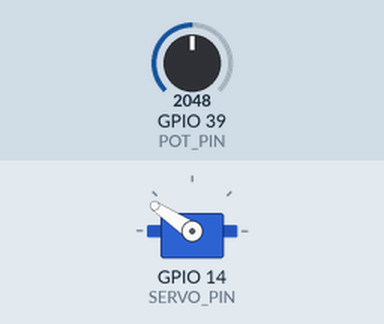
The sketch below on a simulated ESP32. Parts: servo. The inputs (shaded band) are chosen by the test bench; at power-on: GPIO 39 (POT_PIN) = 2048.

Above: at 1.2 s.
1.3 s: GPIO 39 (POT_PIN) set to 2866
At 2.4 s:
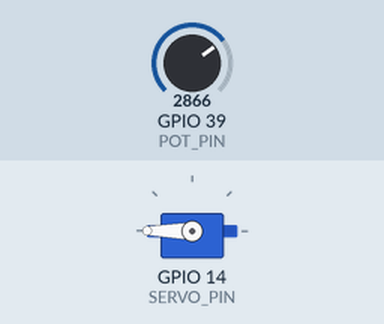
2.8 s: GPIO 39 (POT_PIN) set to 1228
At 3.5 s:
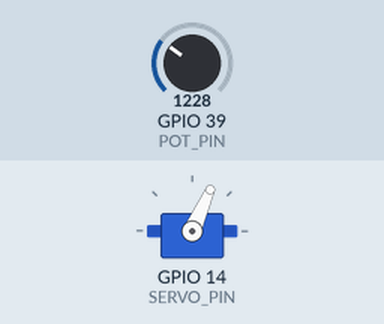
4.3 s: GPIO 39 (POT_PIN) set to 0
At 4.7 s:
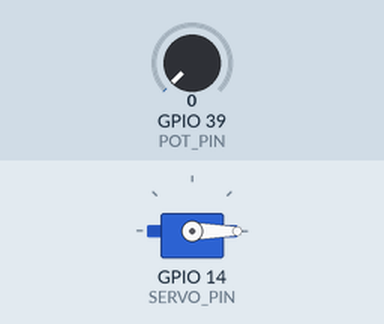
5.8 s: GPIO 39 (POT_PIN) set to 491
At 7.0 s:
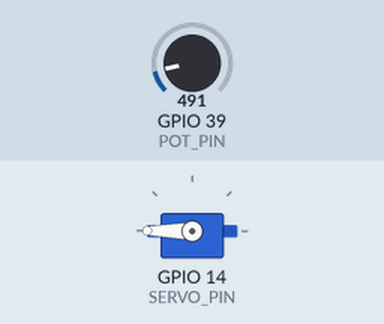
7.3 s: GPIO 39 (POT_PIN) set to 533
At 8.1 s:
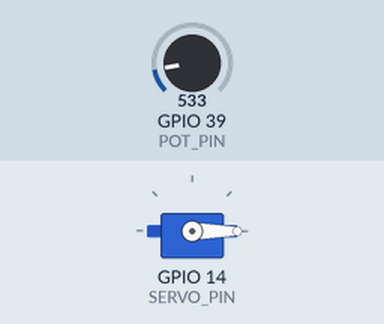
Timing chart, 0 to 9.8 s (numbered marks = the images above; inputs shaded):
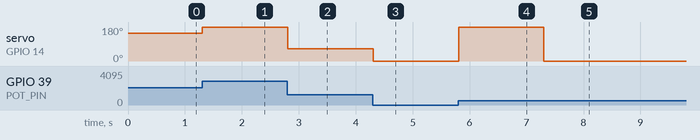

Measured:
- the behaviour switches between 499 and 500 on GPIO 39 (POT_PIN) (found by bisection; images 4 and 5)
- after the input at 1.3 s, servo on GPIO 14 (SERVO_PIN): 146° → 180° at once
- after the input at 2.8 s, servo on GPIO 14 (SERVO_PIN): 180° → 66° at once
- after the input at 4.3 s, servo on GPIO 14 (SERVO_PIN): 66° → 0° at once
- after the input at 5.8 s, servo on GPIO 14 (SERVO_PIN): 0° → 180° at once
- after the input at 7.3 s, servo on GPIO 14 (SERVO_PIN): 180° → 0° at once

The sketch:

Ex_Arduino_ServoWithPotation.ino
```cpp
#define SERVO_PIN 14
#define POT_PIN 39

#include <ESP32Servo.h>


Servo myServo;


void setup() {
    myServo.attach(SERVO_PIN);
    myServo.write(0);
}

void loop() {
    int value= analogRead(POT_PIN);
    myServo.write(value);
    delay(10);
 }
```
